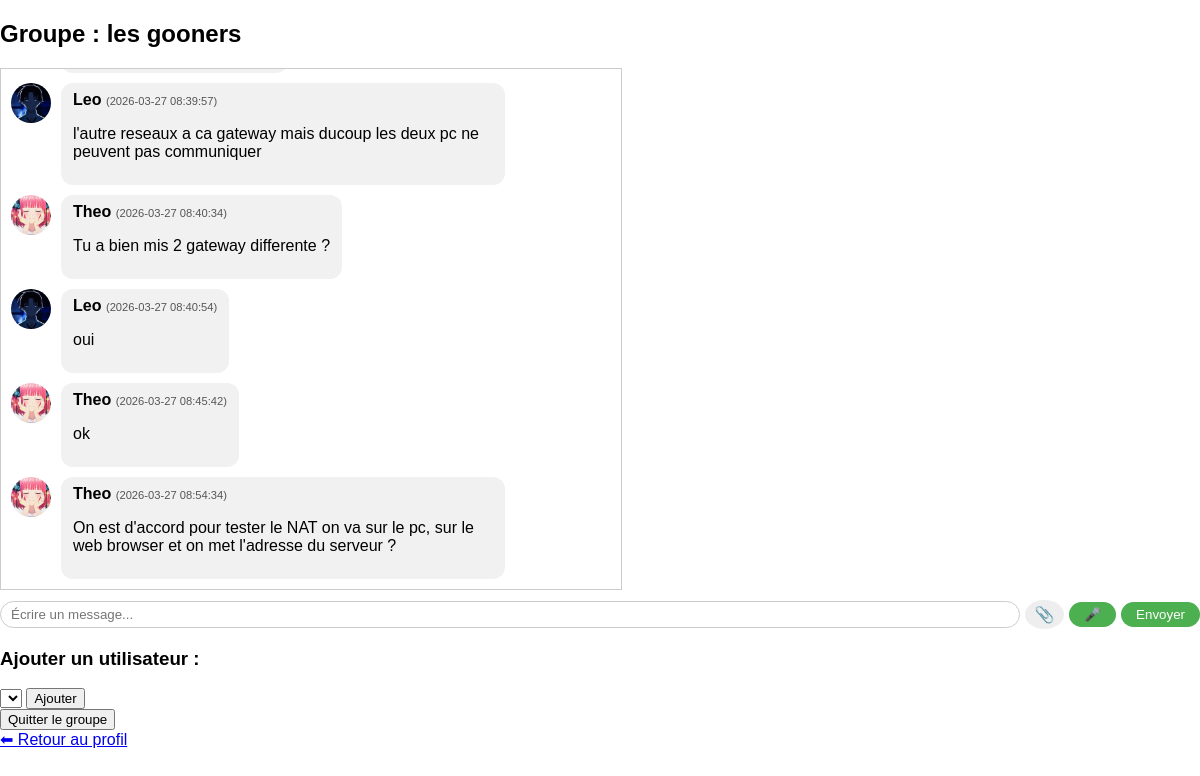
Screenshot of /groupe/1 (signed in) with the database file from the repository.
### tables this page shows
CREATE TABLE groupes (
        id INTEGER PRIMARY KEY AUTOINCREMENT,
        name TEXT NOT NULL
    );

CREATE TABLE group_messages (
        id INTEGER PRIMARY KEY AUTOINCREMENT,
        group_id INTEGER,
        sender_id INTEGER,
        content TEXT,
        created_at TIMESTAMP DEFAULT CURRENT_TIMESTAMP, audio_url TEXT, audio_mime TEXT, media_url TEXT, media_mime TEXT, image_url TEXT,
        FOREIGN KEY(group_id) REFERENCES groupes(id),
        FOREIGN KEY(sender_id) REFERENCES users(id)
    );

CREATE TABLE users (
            id INTEGER PRIMARY KEY AUTOINCREMENT,
            username TEXT NOT NULL,
            email TEXT NOT NULL UNIQUE,
            password TEXT NOT NULL
        , avatar_url TEXT, bio TEXT, created_at TEXT, last_seen TIMESTAMP, last_login_date DATE, streak_days INTEGER DEFAULT 0, latitude REAL, longitude REAL, photo_url TEXT, banner_url TEXT, border_color TEXT DEFAULT '#4CAF50');

### __init__.py (the view, shortened to what this page needs)
@app.route('/groupe/<int:group_id>', methods=['GET', 'POST'], endpoint='groupe_page')
def groupe_page(group_id):
    if 'user_id' not in session:
        return redirect(url_for('connexion'))
    user_id = session['user_id']
    conn = get_db_connection()
    cursor = conn.cursor()
    cursor.execute('SELECT * FROM groupes WHERE id = ?', (group_id,))
    groupe = cursor.fetchone()
    if not groupe:
        cursor.close()
        conn.close()
        return "Groupe introuvable", 404
    cursor.execute('''
        SELECT gm.*, u.username AS sender_name, u.avatar_url AS sender_avatar
        FROM group_messages gm
        JOIN users u ON gm.sender_id = u.id
        WHERE gm.group_id = ?
        ORDER BY gm.created_at ASC
    ''', (group_id,))
    messages = cursor.fetchall()
    cursor.execute('''
        SELECT id, username
        FROM users
        WHERE id != ?
          AND id NOT IN (SELECT user_id FROM groupe_users WHERE group_id = ?)
    ''', (user_id, group_id))
    users_disponibles = cursor.fetchall()
    cursor.close()
    conn.close()
    return render_template(
        'groupe.html',
        groupe=groupe,
        messages=messages,
        users_disponibles=users_disponibles
    )

### __init__.py (called while the page is built)
def get_db_connection():
    conn = sqlite3.connect(DB_PATH)
    conn.row_factory = sqlite3.Row
    conn.execute("PRAGMA foreign_keys = ON")
    conn.execute("PRAGMA journal_mode=WAL")
    return conn

### templates/groupe.html (shortened to what this page needs)
<!DOCTYPE html>
<html lang="fr">
<head>
<link rel="stylesheet" href="{{ url_for('static', filename='css1.css') }}">
</head>
<body>
<h2>Groupe : {{ groupe.name }}</h2>
<div id="chat-messages">
    {% if messages %}
        {% for msg in messages %}
        <div class="chat-message {% if msg.sender_id == session['user_id'] %}own{% endif %}" data-id="{{ msg.id }}">
            <img src="{{ url_for('static', filename='avatars/' ~ (msg.sender_avatar or 'default.png')) }}"
                 alt="Avatar de {{ msg.sender_name or 'Utilisateur' }}" class="avatar">
            <div class="message-content">
                <strong>{{ msg.sender_name or 'Utilisateur inconnu' }}</strong>
                <small>({{ msg.created_at }})</small>
                <br>
                {% if msg.content %}
                    <p>{{ msg.content | e }}</p>
                {% endif %}
            </div>
        </div>
        {% endfor %}
    {% else %}
        <p>Aucun message pour l'instant.</p>
    {% endif %}
</div>
<form id="chat-form" method="POST" enctype="multipart/form-data">
    <input type="text" id="chat-input" name="content" placeholder="Écrire un message...">
    <label for="chat-image-input">📎</label>
    <button type="button" id="record-btn">🎤</button>
    <button type="submit" id="send-btn">Envoyer</button>
</form>
<h3>Ajouter un utilisateur :</h3>
<form method="POST" action="{{ url_for('ajouter_utilisateur_groupe', group_id=groupe.id) }}">
    <select name="user_id" required>
    </select>
    <button type="submit">Ajouter</button>
</form>
<form method="POST" action="{{ url_for('quitter_groupe', group_id=groupe.id) }}">
    <button type="submit" onclick="return confirm('Voulez-vous vraiment quitter ce groupe ?')">Quitter le groupe</button>
</form>
<a href="{{ url_for('profil') }}">⬅ Retour au profil</a>
</body>
</html>

### static/css1.css (style rules this page uses)
body { font-family: Arial, sans-serif; margin: 0; background-color: #FFFFFF; }

### templates/groupe.html (style rules this page uses)
#chat-messages { border: 1px solid #ccc; padding: 10px; max-width: 600px; max-height: 500px; overflow-y: auto; margin-bottom: 10px; display: flex; flex-direction: column; gap: 10px; }
.chat-message { display: flex; align-items: flex-start; gap: 10px; }
.chat-message .avatar { width: 40px; height: 40px; border-radius: 50%; object-fit: cover; }
.message-content { max-width: 70%; padding: 8px 12px; border-radius: 12px; position: relative; word-wrap: break-word; }
.chat-message:not(.own) .message-content { background-color: #f1f1f1; }
.message-content small { font-size: 0.7em; color: #555; }
#chat-form { display: flex; gap: 5px; align-items: center; margin-bottom: 15px; }
#chat-form input[type="text"] { flex: 1; padding: 5px 10px; border-radius: 20px; border: 1px solid #ccc; }
#chat-form label { padding: 5px 10px; background: #eee; border-radius: 50%; cursor: pointer; }
#chat-form button { padding: 5px 15px; border-radius: 20px; background: #4CAF50; color: white; border: none; cursor: pointer; }

### rows the page displays
groupes: name "les gooners"
group_messages: avatar_url (picture), username "Leo", created_at "2026-03-27 08:39:57", content "l'autre reseaux a ca gateway mais ducoup les deux pc ne peuvent pas communiquer"
group_messages: avatar_url (picture), username "Theo", created_at "2026-03-27 08:40:34", content "Tu a bien mis 2 gateway differente ?"
group_messages: avatar_url (picture), username "Leo", created_at "2026-03-27 08:40:54", content "oui"
group_messages: avatar_url (picture), username "Theo", created_at "2026-03-27 08:45:42", content "ok"
group_messages: avatar_url (picture), username "Theo", created_at "2026-03-27 08:54:34", content "On est d'accord pour tester le NAT on va sur le pc, sur le web browser et on met l'adresse du serveur ?"
